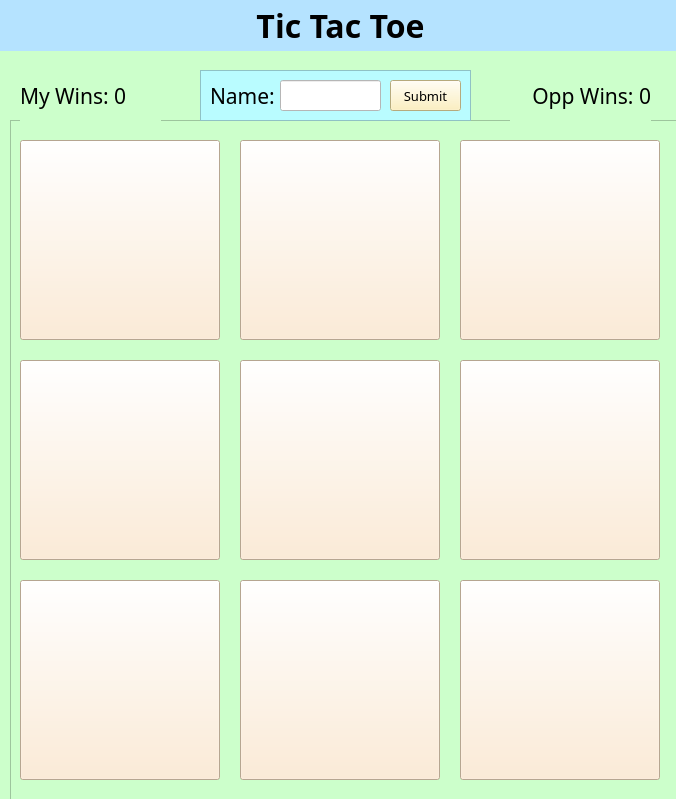
<?xml version="1.0" encoding="UTF-8"?>
<ui version="4.0">
 <class>MainWindow</class>
 <widget class="QMainWindow" name="MainWindow">
  <property name="geometry">
   <rect>
    <x>0</x>
    <y>0</y>
    <width>676</width>
    <height>799</height>
   </rect>
  </property>
  <property name="windowTitle">
   <string>MainWindow</string>
  </property>
  <property name="styleSheet">
   <string notr="true">background-color: rgb(204, 255, 203);</string>
  </property>
  <widget class="QWidget" name="centralwidget">
   <widget class="QFrame" name="button_grid">
    <property name="geometry">
     <rect>
      <x>10</x>
      <y>120</y>
      <width>671</width>
      <height>681</height>
     </rect>
    </property>
    <property name="font">
     <font>
      <pointsize>24</pointsize>
     </font>
    </property>
    <property name="styleSheet">
     <string notr="true">background-color: rgb(204, 255, 203);</string>
    </property>
    <property name="frameShape">
     <enum>QFrame::StyledPanel</enum>
    </property>
    <property name="frameShadow">
     <enum>QFrame::Raised</enum>
    </property>
    <widget class="QPushButton" name="button_1">
     <property name="geometry">
      <rect>
       <x>10</x>
       <y>20</y>
       <width>200</width>
       <height>200</height>
      </rect>
     </property>
     <property name="palette">
      <palette>
       <active>
        <colorrole role="WindowText">
         <brush brushstyle="SolidPattern">
          <color alpha="255">
           <red>0</red>
           <green>0</green>
           <blue>0</blue>
          </color>
         </brush>
        </colorrole>
        <colorrole role="Button">
         <brush brushstyle="SolidPattern">
          <color alpha="255">
           <red>255</red>
           <green>232</green>
           <blue>203</blue>
          </color>
         </brush>
        </colorrole>
        <colorrole role="Light">
         <brush brushstyle="SolidPattern">
          <color alpha="255">
           <red>255</red>
           <green>124</green>
           <blue>120</blue>
          </color>
         </brush>
        </colorrole>
        <colorrole role="Midlight">
         <brush brushstyle="SolidPattern">
          <color alpha="255">
           <red>247</red>
           <green>72</green>
           <blue>67</blue>
          </color>
         </brush>
        </colorrole>
        <colorrole role="Dark">
         <brush brushstyle="SolidPattern">
          <color alpha="255">
           <red>120</red>
           <green>10</green>
           <blue>7</blue>
          </color>
         </brush>
        </colorrole>
        <colorrole role="Mid">
         <brush brushstyle="SolidPattern">
          <color alpha="255">
           <red>160</red>
           <green>14</green>
           <blue>9</blue>
          </color>
         </brush>
        </colorrole>
        <colorrole role="Text">
         <brush brushstyle="SolidPattern">
          <color alpha="255">
           <red>0</red>
           <green>0</green>
           <blue>0</blue>
          </color>
         </brush>
        </colorrole>
        <colorrole role="BrightText">
         <brush brushstyle="SolidPattern">
          <color alpha="255">
           <red>255</red>
           <green>255</green>
           <blue>255</blue>
          </color>
         </brush>
        </colorrole>
        <colorrole role="ButtonText">
         <brush brushstyle="SolidPattern">
          <color alpha="255">
           <red>0</red>
           <green>0</green>
           <blue>0</blue>
          </color>
         </brush>
        </colorrole>
        <colorrole role="Base">
         <brush brushstyle="SolidPattern">
          <color alpha="255">
           <red>255</red>
           <green>232</green>
           <blue>203</blue>
          </color>
         </brush>
        </colorrole>
        <colorrole role="Window">
         <brush brushstyle="SolidPattern">
          <color alpha="255">
           <red>255</red>
           <green>232</green>
           <blue>203</blue>
          </color>
         </brush>
        </colorrole>
        <colorrole role="Shadow">
         <brush brushstyle="SolidPattern">
          <color alpha="255">
           <red>0</red>
           <green>0</green>
           <blue>0</blue>
          </color>
         </brush>
        </colorrole>
        <colorrole role="AlternateBase">
         <brush brushstyle="SolidPattern">
          <color alpha="255">
           <red>247</red>
           <green>138</green>
           <blue>134</blue>
          </color>
         </brush>
        </colorrole>
        <colorrole role="ToolTipBase">
         <brush brushstyle="SolidPattern">
          <color alpha="255">
           <red>255</red>
           <green>255</green>
           <blue>220</blue>
          </color>
         </brush>
        </colorrole>
        <colorrole role="ToolTipText">
         <brush brushstyle="SolidPattern">
          <color alpha="255">
           <red>0</red>
           <green>0</green>
           <blue>0</blue>
          </color>
         </brush>
        </colorrole>
        <colorrole role="PlaceholderText">
         <brush brushstyle="SolidPattern">
          <color alpha="128">
           <red>0</red>
           <green>0</green>
           <blue>0</blue>
          </color>
         </brush>
        </colorrole>
       </active>
       <inactive>
        <colorrole role="WindowText">
         <brush brushstyle="SolidPattern">
          <color alpha="255">
           <red>0</red>
           <green>0</green>
           <blue>0</blue>
          </color>
         </brush>
        </colorrole>
        <colorrole role="Button">
         <brush brushstyle="SolidPattern">
          <color alpha="255">
           <red>255</red>
           <green>232</green>
           <blue>203</blue>
          </color>
         </brush>
        </colorrole>
        <colorrole role="Light">
         <brush brushstyle="SolidPattern">
          <color alpha="255">
           <red>255</red>
           <green>124</green>
           <blue>120</blue>
          </color>
         </brush>
        </colorrole>
        <colorrole role="Midlight">
         <brush brushstyle="SolidPattern">
          <color alpha="255">
           <red>247</red>
           <green>72</green>
           <blue>67</blue>
          </color>
         </brush>
        </colorrole>
        <colorrole role="Dark">
         <brush brushstyle="SolidPattern">
          <color alpha="255">
           <red>120</red>
           <green>10</green>
           <blue>7</blue>
          </color>
         </brush>
        </colorrole>
        <colorrole role="Mid">
         <brush brushstyle="SolidPattern">
          <color alpha="255">
           <red>160</red>
           <green>14</green>
           <blue>9</blue>
          </color>
         </brush>
        </colorrole>
        <colorrole role="Text">
         <brush brushstyle="SolidPattern">
          <color alpha="255">
           <red>0</red>
           <green>0</green>
           <blue>0</blue>
          </color>
         </brush>
        </colorrole>
        <colorrole role="BrightText">
         <brush brushstyle="SolidPattern">
          <color alpha="255">
           <red>255</red>
           <green>255</green>
           <blue>255</blue>
          </color>
         </brush>
        </colorrole>
        <colorrole role="ButtonText">
         <brush brushstyle="SolidPattern">
          <color alpha="255">
           <red>0</red>
           <green>0</green>
           <blue>0</blue>
          </color>
         </brush>
        </colorrole>
        <colorrole role="Base">
         <brush brushstyle="SolidPattern">
          <color alpha="255">
           <red>255</red>
           <green>232</green>
           <blue>203</blue>
          </color>
         </brush>
        </colorrole>
        <colorrole role="Window">
         <brush brushstyle="SolidPattern">
          <color alpha="255">
           <red>255</red>
           <green>232</green>
           <blue>203</blue>
          </color>
         </brush>
        </colorrole>
        <colorrole role="Shadow">
         <brush brushstyle="SolidPattern">
          <color alpha="255">
           <red>0</red>
           <green>0</green>
           <blue>0</blue>
          </color>
         </brush>
        </colorrole>
        <colorrole role="AlternateBase">
         <brush brushstyle="SolidPattern">
          <color alpha="255">
           <red>247</red>
           <green>138</green>
           <blue>134</blue>
          </color>
         </brush>
        </colorrole>
        <colorrole role="ToolTipBase">
         <brush brushstyle="SolidPattern">
          <color alpha="255">
           <red>255</red>
           <green>255</green>
           <blue>220</blue>
          </color>
         </brush>
        </colorrole>
        <colorrole role="ToolTipText">
         <brush brushstyle="SolidPattern">
          <color alpha="255">
           <red>0</red>
           <green>0</green>
           <blue>0</blue>
          </color>
         </brush>
        </colorrole>
        <colorrole role="PlaceholderText">
         <brush brushstyle="SolidPattern">
          <color alpha="128">
           <red>0</red>
           <green>0</green>
           <blue>0</blue>
          </color>
         </brush>
        </colorrole>
       </inactive>
       <disabled>
        <colorrole role="WindowText">
         <brush brushstyle="SolidPattern">
          <color alpha="255">
           <red>120</red>
           <green>10</green>
           <blue>7</blue>
          </color>
         </brush>
        </colorrole>
        <colorrole role="Button">
         <brush brushstyle="SolidPattern">
          <color alpha="255">
           <red>255</red>
           <green>232</green>
           <blue>203</blue>
          </color>
         </brush>
        </colorrole>
        <colorrole role="Light">
         <brush brushstyle="SolidPattern">
          <color alpha="255">
           <red>255</red>
           <green>124</green>
           <blue>120</blue>
          </color>
         </brush>
        </colorrole>
        <colorrole role="Midlight">
         <brush brushstyle="SolidPattern">
          <color alpha="255">
           <red>247</red>
           <green>72</green>
           <blue>67</blue>
          </color>
         </brush>
        </colorrole>
        <colorrole role="Dark">
         <brush brushstyle="SolidPattern">
          <color alpha="255">
           <red>120</red>
           <green>10</green>
           <blue>7</blue>
          </color>
         </brush>
        </colorrole>
        <colorrole role="Mid">
         <brush brushstyle="SolidPattern">
          <color alpha="255">
           <red>160</red>
           <green>14</green>
           <blue>9</blue>
          </color>
         </brush>
        </colorrole>
        <colorrole role="Text">
         <brush brushstyle="SolidPattern">
          <color alpha="255">
           <red>120</red>
           <green>10</green>
           <blue>7</blue>
          </color>
         </brush>
        </colorrole>
        <colorrole role="BrightText">
         <brush brushstyle="SolidPattern">
          <color alpha="255">
           <red>255</red>
           <green>255</green>
           <blue>255</blue>
          </color>
         </brush>
        </colorrole>
        <colorrole role="ButtonText">
         <brush brushstyle="SolidPattern">
          <color alpha="255">
           <red>120</red>
           <green>10</green>
           <blue>7</blue>
          </color>
         </brush>
        </colorrole>
        <colorrole role="Base">
         <brush brushstyle="SolidPattern">
          <color alpha="255">
           <red>255</red>
           <green>232</green>
           <blue>203</blue>
          </color>
         </brush>
        </colorrole>
        <colorrole role="Window">
         <brush brushstyle="SolidPattern">
          <color alpha="255">
           <red>255</red>
           <green>232</green>
           <blue>203</blue>
          </color>
         </brush>
        </colorrole>
        <colorrole role="Shadow">
         <brush brushstyle="SolidPattern">
          <color alpha="255">
           <red>0</red>
           <green>0</green>
           <blue>0</blue>
          </color>
         </brush>
        </colorrole>
        <colorrole role="AlternateBase">
         <brush brushstyle="SolidPattern">
          <color alpha="255">
           <red>240</red>
           <green>21</green>
           <blue>14</blue>
          </color>
         </brush>
        </colorrole>
        <colorrole role="ToolTipBase">
         <brush brushstyle="SolidPattern">
          <color alpha="255">
           <red>255</red>
           <green>255</green>
           <blue>220</blue>
          </color>
         </brush>
        </colorrole>
        <colorrole role="ToolTipText">
         <brush brushstyle="SolidPattern">
          <color alpha="255">
           <red>0</red>
           <green>0</green>
           <blue>0</blue>
          </color>
         </brush>
        </colorrole>
        <colorrole role="PlaceholderText">
         <brush brushstyle="SolidPattern">
          <color alpha="128">
           <red>0</red>
           <green>0</green>
           <blue>0</blue>
          </color>
         </brush>
        </colorrole>
       </disabled>
      </palette>
     </property>
     <property name="mouseTracking">
      <bool>false</bool>
     </property>
     <property name="styleSheet">
      <string notr="true">background-color: rgb(255, 232, 203);
border-color: rgb(0, 0, 0);</string>
     </property>
     <property name="text">
      <string/>
     </property>
     <property name="checkable">
      <bool>false</bool>
     </property>
     <property name="checked">
      <bool>false</bool>
     </property>
     <property name="autoDefault">
      <bool>false</bool>
     </property>
     <property name="default">
      <bool>false</bool>
     </property>
     <property name="flat">
      <bool>false</bool>
     </property>
    </widget>
    <widget class="QPushButton" name="button_2">
     <property name="geometry">
      <rect>
       <x>230</x>
       <y>20</y>
       <width>200</width>
       <height>200</height>
      </rect>
     </property>
     <property name="styleSheet">
      <string notr="true">background-color: rgb(255, 232, 203);</string>
     </property>
     <property name="text">
      <string/>
     </property>
     <property name="checkable">
      <bool>false</bool>
     </property>
     <property name="autoDefault">
      <bool>false</bool>
     </property>
     <property name="default">
      <bool>false</bool>
     </property>
     <property name="flat">
      <bool>false</bool>
     </property>
    </widget>
    <widget class="QPushButton" name="button_3">
     <property name="geometry">
      <rect>
       <x>450</x>
       <y>20</y>
       <width>200</width>
       <height>200</height>
      </rect>
     </property>
     <property name="styleSheet">
      <string notr="true">background-color: rgb(255, 232, 203);
</string>
     </property>
     <property name="text">
      <string/>
     </property>
     <property name="checkable">
      <bool>false</bool>
     </property>
     <property name="autoDefault">
      <bool>false</bool>
     </property>
     <property name="default">
      <bool>false</bool>
     </property>
     <property name="flat">
      <bool>false</bool>
     </property>
    </widget>
    <widget class="QPushButton" name="button_6">
     <property name="geometry">
      <rect>
       <x>450</x>
       <y>240</y>
       <width>200</width>
       <height>200</height>
      </rect>
     </property>
     <property name="styleSheet">
      <string notr="true">background-color: rgb(255, 232, 203);</string>
     </property>
     <property name="text">
      <string/>
     </property>
     <property name="checkable">
      <bool>false</bool>
     </property>
     <property name="autoDefault">
      <bool>false</bool>
     </property>
     <property name="default">
      <bool>false</bool>
     </property>
     <property name="flat">
      <bool>false</bool>
     </property>
    </widget>
    <widget class="QPushButton" name="button_4">
     <property name="geometry">
      <rect>
       <x>10</x>
       <y>240</y>
       <width>200</width>
       <height>200</height>
      </rect>
     </property>
     <property name="styleSheet">
      <string notr="true">background-color: rgb(255, 232, 203);</string>
     </property>
     <property name="text">
      <string/>
     </property>
     <property name="checkable">
      <bool>false</bool>
     </property>
     <property name="autoDefault">
      <bool>false</bool>
     </property>
     <property name="default">
      <bool>false</bool>
     </property>
     <property name="flat">
      <bool>false</bool>
     </property>
    </widget>
    <widget class="QPushButton" name="button_5">
     <property name="geometry">
      <rect>
       <x>230</x>
       <y>240</y>
       <width>200</width>
       <height>200</height>
      </rect>
     </property>
     <property name="styleSheet">
      <string notr="true">background-color: rgb(255, 232, 203);</string>
     </property>
     <property name="text">
      <string/>
     </property>
     <property name="checkable">
      <bool>false</bool>
     </property>
     <property name="autoDefault">
      <bool>false</bool>
     </property>
     <property name="default">
      <bool>false</bool>
     </property>
     <property name="flat">
      <bool>false</bool>
     </property>
    </widget>
    <widget class="QPushButton" name="button_9">
     <property name="geometry">
      <rect>
       <x>450</x>
       <y>460</y>
       <width>200</width>
       <height>200</height>
      </rect>
     </property>
     <property name="styleSheet">
      <string notr="true">background-color: rgb(255, 232, 203);</string>
     </property>
     <property name="text">
      <string/>
     </property>
     <property name="checkable">
      <bool>false</bool>
     </property>
     <property name="autoDefault">
      <bool>false</bool>
     </property>
     <property name="default">
      <bool>false</bool>
     </property>
     <property name="flat">
      <bool>false</bool>
     </property>
    </widget>
    <widget class="QPushButton" name="button_7">
     <property name="geometry">
      <rect>
       <x>10</x>
       <y>460</y>
       <width>200</width>
       <height>200</height>
      </rect>
     </property>
     <property name="styleSheet">
      <string notr="true">background-color: rgb(255, 232, 203);</string>
     </property>
     <property name="text">
      <string/>
     </property>
     <property name="checkable">
      <bool>false</bool>
     </property>
     <property name="autoDefault">
      <bool>false</bool>
     </property>
     <property name="default">
      <bool>false</bool>
     </property>
     <property name="flat">
      <bool>false</bool>
     </property>
    </widget>
    <widget class="QPushButton" name="button_8">
     <property name="geometry">
      <rect>
       <x>230</x>
       <y>460</y>
       <width>200</width>
       <height>200</height>
      </rect>
     </property>
     <property name="styleSheet">
      <string notr="true">background-color: rgb(255, 232, 203);</string>
     </property>
     <property name="text">
      <string/>
     </property>
     <property name="checkable">
      <bool>false</bool>
     </property>
     <property name="autoDefault">
      <bool>false</bool>
     </property>
     <property name="default">
      <bool>false</bool>
     </property>
     <property name="flat">
      <bool>false</bool>
     </property>
    </widget>
   </widget>
   <widget class="QLabel" name="title">
    <property name="geometry">
     <rect>
      <x>0</x>
      <y>0</y>
      <width>681</width>
      <height>51</height>
     </rect>
    </property>
    <property name="font">
     <font>
      <family>Segoe UI Semibold</family>
      <pointsize>24</pointsize>
      <weight>75</weight>
      <bold>true</bold>
     </font>
    </property>
    <property name="autoFillBackground">
     <bool>false</bool>
    </property>
    <property name="styleSheet">
     <string notr="true">background-color: rgb(0, 170, 255);
background-color: rgb(181, 227, 255);</string>
    </property>
    <property name="text">
     <string>Tic Tac Toe</string>
    </property>
    <property name="alignment">
     <set>Qt::AlignCenter</set>
    </property>
   </widget>
   <widget class="QLabel" name="my_wins_label">
    <property name="geometry">
     <rect>
      <x>20</x>
      <y>60</y>
      <width>141</width>
      <height>71</height>
     </rect>
    </property>
    <property name="font">
     <font>
      <family>Segoe UI Semilight</family>
      <pointsize>16</pointsize>
     </font>
    </property>
    <property name="styleSheet">
     <string notr="true">background-color: rgb(204, 255, 203);</string>
    </property>
    <property name="text">
     <string>My Wins: 0</string>
    </property>
   </widget>
   <widget class="QLabel" name="opp_wins_label">
    <property name="geometry">
     <rect>
      <x>510</x>
      <y>60</y>
      <width>141</width>
      <height>71</height>
     </rect>
    </property>
    <property name="font">
     <font>
      <family>Segoe UI Semilight</family>
      <pointsize>16</pointsize>
     </font>
    </property>
    <property name="styleSheet">
     <string notr="true">background-color: rgb(204, 255, 203);</string>
    </property>
    <property name="text">
     <string>Opp Wins: 0</string>
    </property>
    <property name="alignment">
     <set>Qt::AlignRight|Qt::AlignTrailing|Qt::AlignVCenter</set>
    </property>
   </widget>
   <widget class="QFrame" name="name_frame">
    <property name="geometry">
     <rect>
      <x>200</x>
      <y>70</y>
      <width>271</width>
      <height>51</height>
     </rect>
    </property>
    <property name="styleSheet">
     <string notr="true">background-color: rgb(185, 252, 255);</string>
    </property>
    <property name="frameShape">
     <enum>QFrame::StyledPanel</enum>
    </property>
    <property name="frameShadow">
     <enum>QFrame::Raised</enum>
    </property>
    <widget class="QLabel" name="name_entry">
     <property name="geometry">
      <rect>
       <x>10</x>
       <y>10</y>
       <width>101</width>
       <height>31</height>
      </rect>
     </property>
     <property name="font">
      <font>
       <family>Segoe UI Semilight</family>
       <pointsize>16</pointsize>
      </font>
     </property>
     <property name="styleSheet">
      <string notr="true"/>
     </property>
     <property name="text">
      <string>Name:</string>
     </property>
    </widget>
    <widget class="QLineEdit" name="lineEdit">
     <property name="geometry">
      <rect>
       <x>80</x>
       <y>10</y>
       <width>101</width>
       <height>31</height>
      </rect>
     </property>
     <property name="font">
      <font>
       <pointsize>10</pointsize>
      </font>
     </property>
     <property name="styleSheet">
      <string notr="true">
background-color: rgb(255, 255, 255);</string>
     </property>
    </widget>
    <widget class="QPushButton" name="name_submit">
     <property name="geometry">
      <rect>
       <x>190</x>
       <y>10</y>
       <width>71</width>
       <height>31</height>
      </rect>
     </property>
     <property name="font">
      <font>
       <family>Segoe UI Semilight</family>
       <pointsize>10</pointsize>
      </font>
     </property>
     <property name="styleSheet">
      <string notr="true">
background-color: rgb(255, 238, 175);</string>
     </property>
     <property name="text">
      <string>Submit</string>
     </property>
    </widget>
   </widget>
  </widget>
 </widget>
 <resources/>
 <connections/>
</ui>
